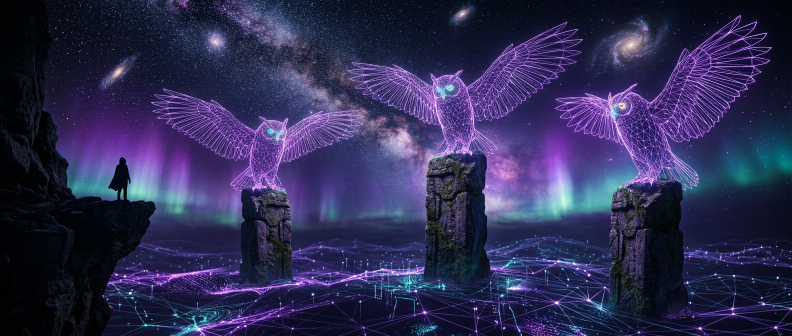
#> input picture assets/three-owls-hero.jpg, 1584 x 672 px (shown at 1/2 size)
$ python watermark.py ../assets/three-owls-hero.jpg
#> lines starting #> are read from the running program, lines starting #| are printed output that depends on the picture
#!/usr/bin/env python3
"""Apply synapt branded watermark to a blog hero image.

Usage:
    python scripts/watermark.py docs/blog/images/my-hero.png
    python scripts/watermark.py docs/blog/images/my-hero.png --output /tmp/watermarked.png

Watermark style: synapt logo icon (cropped, transparent) + purple "synapt"
text on subtle dark pill, top-left corner. Matches the pixel-perfect style
iterated in the 2026-03-27 session.

Hero image standard:
    - Canonical size: 1408x768 (exact). All blog hero images must be this size.
    - Generated via fal-ai/nano-banana-2 (nano-banana-2 may produce 1376x768 or
      1584x672; resize to 1408x768 with cover-crop before watermarking).
    - Naming: {slug}-hero-raw.png (pre-watermark), {slug}-hero.png (final).
    - Style: cyberpunk owl theme, purple/teal accent lighting, dark background.
    - Owl theme is enforced by hero.py and generate_hero.py via STYLE_SUFFIX.
      Owls must always be the focal subject. Humans may appear alongside owls
      when the post context calls for it (e.g. human-AI collaboration themes).
    - The blog CSS uses aspect-ratio: 16/9 + object-fit: cover on card thumbnails,
      so non-standard sizes will crop unevenly and may hide the watermark.

Requires: Pillow, and the birefnet-cleaned icon at /tmp/icon-nobg.png
or assets/logo.png as fallback.
"""

import argparse
import os
from pathlib import Path

from PIL import Image, ImageDraw, ImageFont


def find_icon() -> Path:
    """Find the best available logo icon."""
    candidates = [
        Path("/tmp/icon-nobg.png"),  # birefnet-cleaned (best)
        Path(__file__).parent.parent / "docs" / "assets" / "logo.png",  # transparent bg
        Path(__file__).parent.parent / "assets" / "logo.png",  # fallback (has dark bg)
    ]
    for p in candidates:
        if p.exists():
            return p
    raise FileNotFoundError("No logo icon found. Need /tmp/icon-nobg.png or assets/logo.png")


HERO_SIZE = (1408, 768)  # Canonical blog hero dimensions


def resize_to_standard(img: Image.Image) -> Image.Image:
    """Resize image to canonical HERO_SIZE using cover-crop."""
    if img.size == HERO_SIZE:
        return img
    scale = max(HERO_SIZE[0] / img.width, HERO_SIZE[1] / img.height)
    new_w = int(img.width * scale)
    new_h = int(img.height * scale)
    img = img.resize((new_w, new_h), Image.LANCZOS)
    left = (new_w - HERO_SIZE[0]) // 2
    top = (new_h - HERO_SIZE[1]) // 2
    return img.crop((left, top, left + HERO_SIZE[0], top + HERO_SIZE[1]))


def apply_watermark(image_path: str, output_path: str | None = None, resize: bool = True) -> str:
    """Apply synapt watermark to an image. Returns output path."""
#> called with image_path = '../assets/three-owls-hero.jpg', resize = True
    hero = Image.open(image_path).convert("RGBA")
    if resize and hero.size != HERO_SIZE:
        old = hero.size
#> old = (1584, 672)
        hero = resize_to_standard(hero)
#> in resize_to_standard, `img = img.resize((new_w, new_h), Image.LANCZOS)`:
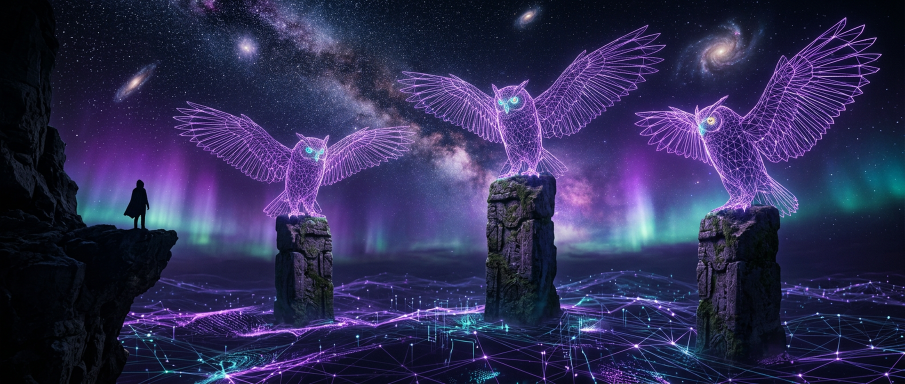
#> img: PIL image 1810x768 RGBA (shown at 1/2 size); mean R, G, B, A 47.1, 44.7, 84.8, 255
#> in resize_to_standard, `return img.crop((left, top, left + HERO_SIZE[0], top + HERO_SIZE[1]))`:
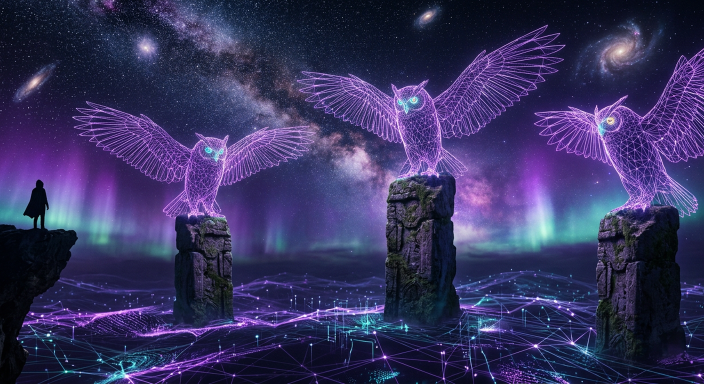
#> returned value: PIL image 1408x768 RGBA (shown at 1/2 size); mean R, G, B, A 55.1, 51, 96.2, 255
        print(f"Resized: {old[0]}x{old[1]} -> {HERO_SIZE[0]}x{HERO_SIZE[1]}")
#| Resized: 1584x672 -> 1408x768
    icon = Image.open(find_icon()).convert("RGBA")
    icon_cropped = icon.crop(icon.getbbox())

    # Scale icon proportionally to image height
    icon_h = max(36, int(hero.height * 0.052))
    aspect = icon_cropped.width / icon_cropped.height
    icon_w = int(icon_h * aspect)
    icon_small = icon_cropped.resize((icon_w, icon_h), Image.LANCZOS)

    # Font — scale with image
    font_size = max(26, int(hero.height * 0.039))
    try:
        font = ImageFont.truetype("/System/Library/Fonts/Helvetica.ttc", font_size)
    except OSError:
        font = ImageFont.load_default()

    text = "synapt"
    bbox = font.getbbox(text)
    text_w = bbox[2] - bbox[0]
    text_h = bbox[3] - bbox[1]

    padding_x = 10
    padding_y = 8
    pill_w = icon_w + text_w + padding_x * 3 + 4
    pill_h = icon_h + padding_y * 2

    # Subtle dark pill
    pill = Image.new("RGBA", (pill_w, pill_h), (15, 15, 25, 120))
    draw = ImageDraw.Draw(pill)

    # Icon at top of pill content area
    icon_y = padding_y
    pill.paste(icon_small, (padding_x, icon_y), icon_small)

    # Purple text — center on icon's visual midpoint, accounting for font ascent
    text_y_offset = bbox[1]  # font ascent offset for true centering
    icon_center_y = icon_y + icon_h // 2
    text_render_y = icon_center_y - text_h // 2 - text_y_offset
    draw.text(
        (icon_w + padding_x * 2 + 4, text_render_y),
        text,
        fill=(160, 120, 220, 200),
        font=font,
    )

    # Top-left with margin
    margin = 14
    hero.paste(pill, (margin, margin), pill)

    out = output_path or image_path
    hero.convert("RGB").save(out, quality=95)
    print(f"Watermarked: {out} ({hero.size[0]}x{hero.size[1]})")
    return out


if __name__ == "__main__":
    parser = argparse.ArgumentParser(description="Apply synapt watermark to hero image")
    parser.add_argument("image", help="Path to hero image")
    parser.add_argument("--output", "-o", help="Output path (default: overwrite input)")
    parser.add_argument("--no-resize", action="store_true", help="Skip auto-resize to 1408x768")
    args = parser.parse_args()
#> (the run stopped early here; a loop or call above may not have finished)
